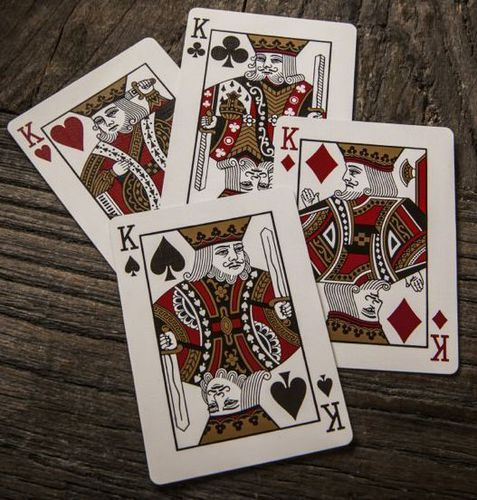
#> input picture basics/cards.jpg, 477 x 500 px, given in place of the camera
$ python color_detection_using_webcam_track_bar.py
#> lines starting #> are read from the running program, lines starting #| are printed output that depends on the picture
import cv2 as c
import numpy as np

def nothing(x):
    pass

def stackImages(scale,imgArray):
    rows = len(imgArray)
    cols = len(imgArray[0])
    rowsAvailable = isinstance(imgArray[0], list)
    width = imgArray[0][0].shape[1]
    height = imgArray[0][0].shape[0]
    if rowsAvailable:
        for x in range ( 0, rows):
            for y in range(0, cols):
                if imgArray[x][y].shape[:2] == imgArray[0][0].shape [:2]:
                    imgArray[x][y] = c.resize(imgArray[x][y], (0, 0), None, scale, scale)
                else:
                    imgArray[x][y] = c.resize(imgArray[x][y], (imgArray[0][0].shape[1], imgArray[0][0].shape[0]), None, scale, scale)
                if len(imgArray[x][y].shape) == 2: imgArray[x][y]= c.cvtColor( imgArray[x][y], c.COLOR_GRAY2BGR)
        imageBlank = np.zeros((height, width, 3), np.uint8)
        hor = [imageBlank]*rows
        hor_con = [imageBlank]*rows
        for x in range(0, rows):
            hor[x] = np.hstack(imgArray[x])
        ver = np.vstack(hor)
    else:
        for x in range(0, rows):
            if imgArray[x].shape[:2] == imgArray[0].shape[:2]:
                imgArray[x] = c.resize(imgArray[x], (0, 0), None, scale, scale)
            else:
                imgArray[x] = c.resize(imgArray[x], (imgArray[0].shape[1], imgArray[0].shape[0]), None,scale, scale)
            if len(imgArray[x].shape) == 2: imgArray[x] = c.cvtColor(imgArray[x], c.COLOR_GRAY2BGR)
        hor= np.hstack(imgArray)
        ver = hor
    return ver

#cap = c.VideoCapture("http://192.168.43.1:8080/video")
cap = c.VideoCapture(0)
c.namedWindow("TrackBars")
# create trackbars for color change
c.createTrackbar('Hue Min','TrackBars',0,255,nothing)
c.createTrackbar('Hue Max','TrackBars',0,255,nothing)
c.createTrackbar('Sat Min','TrackBars',0,255,nothing)
c.createTrackbar('Sat Max','TrackBars',0,255,nothing)
c.createTrackbar('Val Min','TrackBars',0,255,nothing)
c.createTrackbar('Val Max','TrackBars',0,255,nothing)


while True:
    ret, img1 = cap.read()
#> img1 is the input picture: shape (500, 477, 3); mean B, G, R 88.1, 96.6, 109.6
    img1 = np.flip(img1,axis=1)
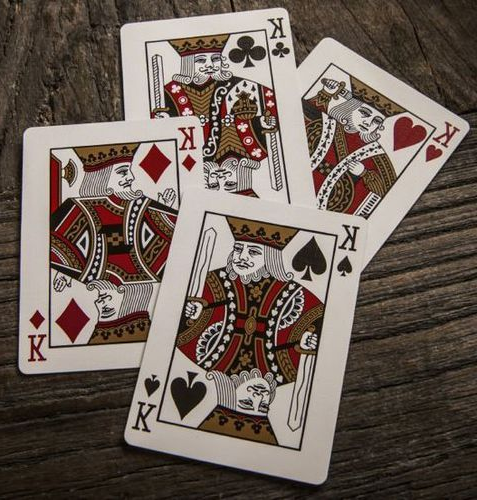
#> img1: shape (500, 477, 3); mean B, G, R 88.1, 96.6, 109.6
    img = c.resize(img1,(540,360))
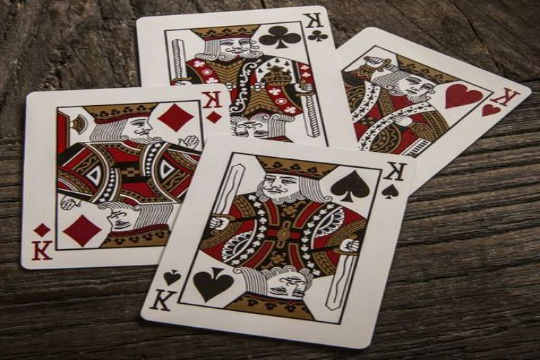
#> img: shape (360, 540, 3); mean B, G, R 88, 96.4, 109.5
    blur = c.GaussianBlur(img, (5,5), 0)
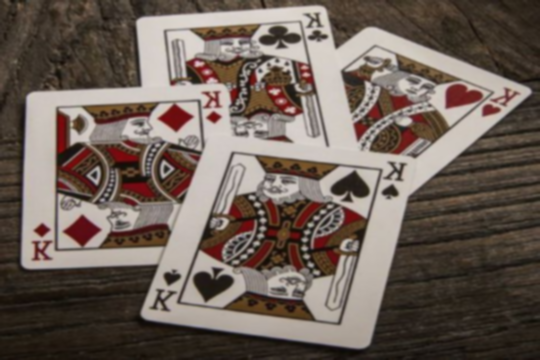
#> blur: shape (360, 540, 3); mean B, G, R 88, 96.5, 109.5
    hsv = c.cvtColor(blur, c.COLOR_BGR2HSV)
#> hsv: shape (360, 540, 3); mean H, S, V 19.1, 69.3, 109.5

    if c.waitKey(1) & 0xFF==ord("q"):
#> (key q is pressed here)
        break

    # get current positions of four trackbars
    rl = c.getTrackbarPos('Hue Min','TrackBars')
    rh = c.getTrackbarPos('Hue Max','TrackBars')

    gl = c.getTrackbarPos('Sat Min','TrackBars')
    gh = c.getTrackbarPos('Sat Max','TrackBars')

    bl = c.getTrackbarPos('Val Min','TrackBars')
    bh = c.getTrackbarPos('Val Max','TrackBars')

    lower = np.array([rl,gl,bl])
    upper = np.array([rh,gh,bh])

    print(rl,gl,bl,rh,gh,bh)

    mask = c.inRange(hsv, lower, upper)
    color_mask = c.bitwise_and(img,img,mask=mask)
    imgStack = stackImages(1,([img,hsv],[mask,color_mask]))

    c.imshow("ImageStack",imgStack)

cap.release()
c.destroyAllWindows()

$ run again, on basics/ece-batch.jpeg
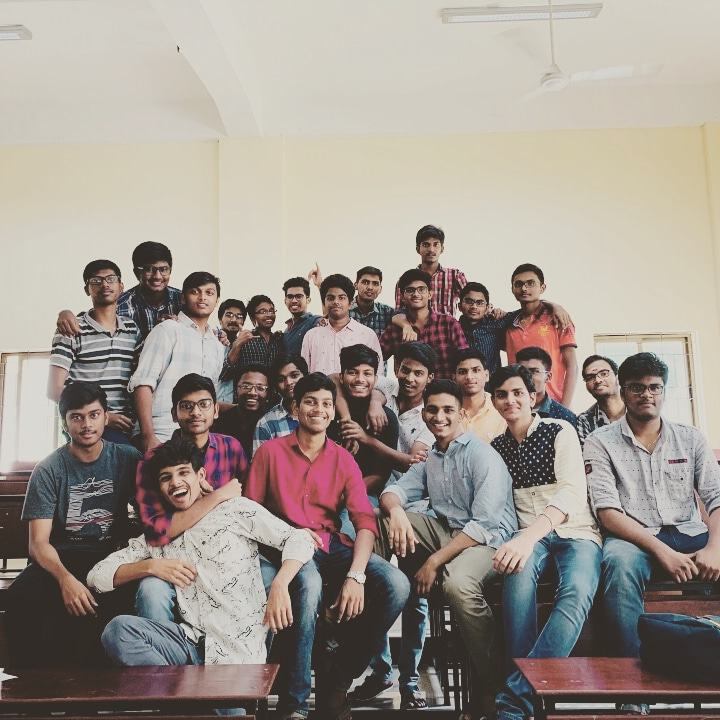
#> input picture basics/ece-batch.jpeg, 720 x 720 px, given in place of the camera
#> img1 is the input picture: shape (720, 720, 3); mean B, G, R 140.2, 148, 157.1
#> `img1 = np.flip(img1,axis=1)`:
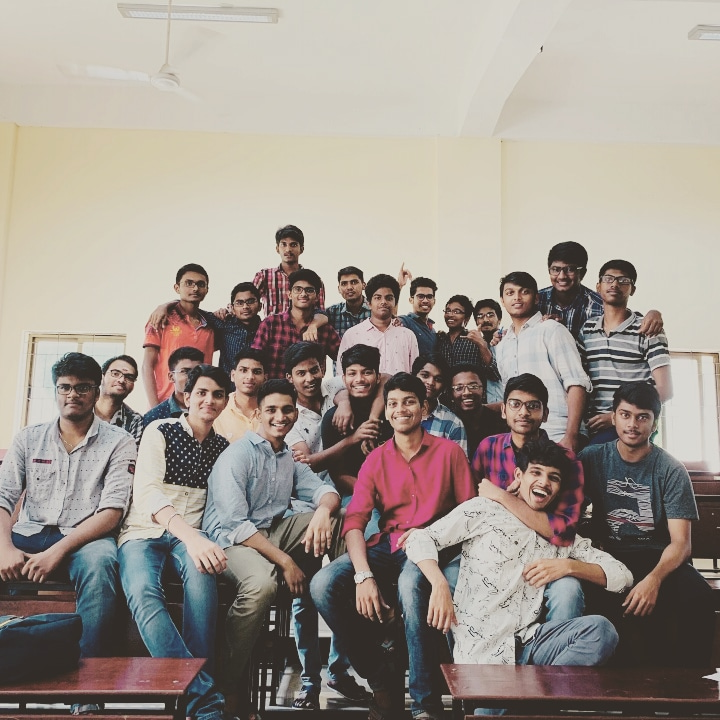
#> img1: shape (720, 720, 3); mean B, G, R 140.2, 148, 157.1
#> `blur = c.GaussianBlur(img, (5,5), 0)`:
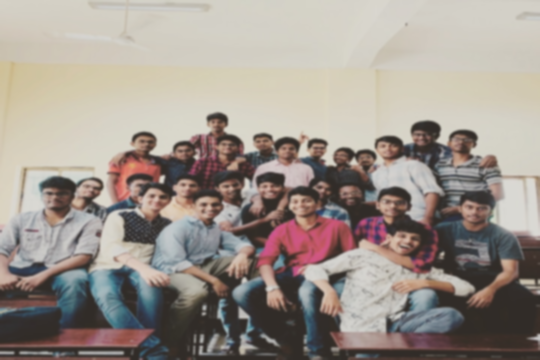
#> blur: shape (360, 540, 3); mean B, G, R 140.2, 148, 157.1
#> hsv: shape (360, 540, 3); mean H, S, V 35.1, 39, 159.3
